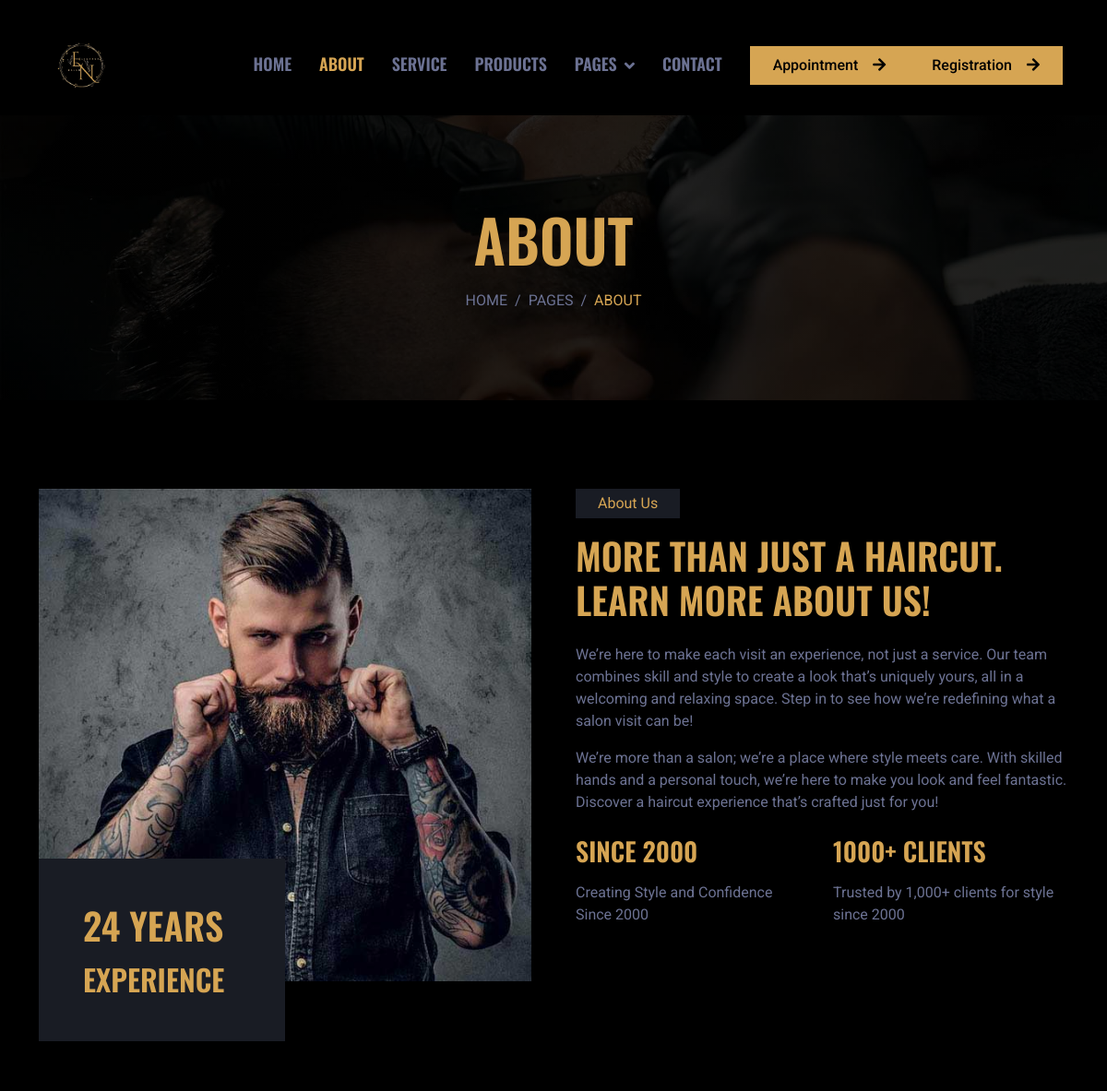
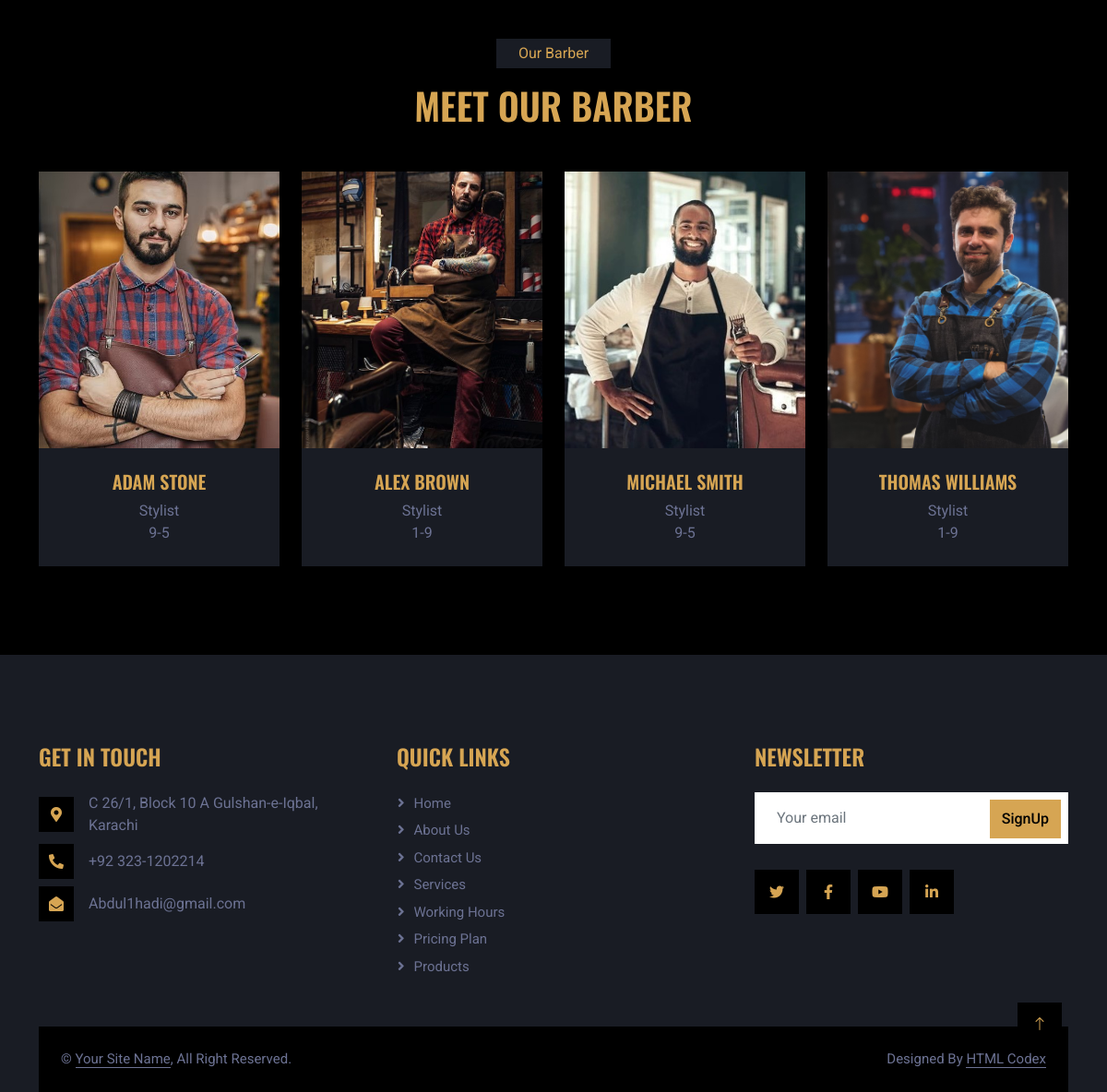
Page /about.php on the committed database (2 pictures, top to bottom).
### tables this page shows
CREATE TABLE `about` (
  `id` int(11) NOT NULL,
  `Image` varchar(255) DEFAULT NULL,
  `Years` varchar(255) DEFAULT NULL,
  `Add_Tittle_1` varchar(255) DEFAULT NULL,
  `Add_Tittle_2` varchar(255) DEFAULT NULL,
  `Add_Tittle_3` varchar(255) DEFAULT NULL,
  `Experience` varchar(255) DEFAULT NULL
);

### about.php (the view, shortened to what this page needs)
<?php
include 'config.php'
?>
<!DOCTYPE html>
<html lang="en">
<head>
  <link href="https://cdnjs.cloudflare.com/ajax/libs/font-awesome/5.10.0/css/all.min.css" rel="stylesheet">
  <link href="https://cdn.jsdelivr.net/npm/bootstrap-icons@1.4.1/font/bootstrap-icons.css" rel="stylesheet">
  <link href="lib/animate/animate.min.css" rel="stylesheet">
  <link href="lib/owlcarousel/assets/owl.carousel.min.css" rel="stylesheet">
  <link href="css/bootstrap.min.css" rel="stylesheet">
  <link href="css/style.css" rel="stylesheet">
</head>
<body>
  <nav
    class="navbar navbar-expand-lg navbar-dark sticky-top py-lg-0 px-lg-5 wow fadeIn"
    data-wow-delay="0.1s">
    <a href="index.php" class="navbar-brand ms-4 ms-lg-0">
      <h1 class="mb-0 text-uppercase">
        <img
          src="img/bgremove.png"
          style="width: 80px; background-color: black"
          alt="Logo" />
      </h1>
    </a>
    <div class="collapse navbar-collapse" id="navbarCollapse">
      <div class="navbar-nav ms-auto p-4 p-lg-0">
        <a href="index.php" class="nav-item nav-link ">Home</a>
        <a href="about.php" class="nav-item nav-link active">About</a>
        <a href="service.php" class="nav-item nav-link">Service</a>
        <a href="products.php" class="nav-item nav-link ">Products</a>
        <div class="nav-item dropdown">
          <a href="#" class="nav-link dropdown-toggle " data-bs-toggle="dropdown">Pages</a>
        </div>
        <a href="contact.php" class="nav-item nav-link">Contact</a>
      </div>
      <a href="appointment/appointment.php" class="btn rounded-0 py-2 px-lg-4 d-none d-lg-block mr-2">Appointment<i class="fa fa-arrow-right ms-3"></i></a>
    </div>
    <?php if (isset($_SESSION['username'])): ?>
      <div class="nav-item dropdown">
        <a
          href="#"
          class="nav-link dropdown-toggle"
          data-bs-toggle="dropdown">
          <?php echo htmlspecialchars($_SESSION['username']); ?>
        </a>
        <div class="dropdown-menu dropdown-menu-end">
          <a href="show_profile/show_profile.php" class="dropdown-item">Profile</a>
          <a href="registration/logout.php" class="dropdown-item">Logout</a>
        </div>
      </div>
    <?php else: ?>
      <a href="registration/signup.php" class="btn rounded-0 py-2 px-lg-4 d-none d-lg-block">Registration<i class="fa fa-arrow-right ms-3"></i></a>
    <?php endif; ?>
  </nav>
  <div class="container-fluid page-header py-5 mb-5 wow fadeIn" data-wow-delay="0.1s">
    <div class="container text-center py-5">
      <h1 class="display-3  text-uppercase mb-3 animated slideInDown">About</h1>
      <nav aria-label="breadcrumb animated slideInDown">
        <ol class="breadcrumb justify-content-center text-uppercase mb-0">
          <li class="breadcrumb-item"><a style="color: #6C7293;" href="#">Home</a></li>
          <li class="breadcrumb-item"><a style="color: #6C7293;" href="#">Pages</a></li>
          <li style="color: #d6a553;" class="breadcrumb-item  active" aria-current="page">About</li>
        </ol>
      </nav>
    </div>
  </div>
  <div class="container-xxl py-5">
    <div class="container">
      <div class="row g-5">
        <?php
        $sqli = "SELECT * FROM `about`";
        $val = mysqli_query($conn, $sqli);
        while ($row = mysqli_fetch_assoc($val)) {
        ?>
          <div class="col-lg-6 wow fadeIn" data-wow-delay="0.1s">
            <div class="d-flex flex-column">
              <img src="<?php echo "../project/p_imgs/" . $row['Image']; ?>" class="card-img-top" alt="Product Image">
              <div class="w-50 bg-secondary p-5" style="margin-top: -25%">
                <h1 class="text-uppercase  mb-3"><?php echo $row['Years'] ?></h1>
                <h2 class="text-uppercase mb-0"><?php echo $row['Experience'] ?></h2>
              </div>
            </div>
          </div>
          <div class="col-lg-6 wow fadeIn" data-wow-delay="0.5s">
            <p class="d-inline-block bg-secondary  py-1 px-4">
              About Us
            </p>
            <h1 class="text-uppercase mb-4">
              <?php echo $row['Add_Tittle_1'] ?>
            </h1>
            <p id="para">
              We’re here to make each visit an experience, not just a service. Our team combines skill and style to create a look that’s uniquely yours, all in a welcoming and relaxing space. Step in to see how we’re redefining what a salon visit can be!
            </p>
            <p id="para" class="mb-4">
              We’re more than a salon; we’re a place where style meets care. With skilled hands and a personal touch, we’re here to make you look and feel fantastic. Discover a haircut experience that’s crafted just for you!
            </p>
            <div class="row g-4">
              <div class="col-md-6">
                <h3 class="text-uppercase mb-3"><?php echo $row['Add_Tittle_2'] ?></h3>
                <p id="para" class="mb-0">
                  Creating Style and Confidence Since 2000
                </p>
              </div>
              <div class="col-md-6">
                <h3 class="text-uppercase mb-3"><?php echo $row['Add_Tittle_3'] ?></h3>
                <p id="para" class="mb-0">
                  Trusted by 1,000+ clients for style since 2000
                </p>
              </div>
            </div>
          </div>
        <?php
        } ?>
      </div>
    </div>
  </div>
  <div class="container-xxl py-5">
    <div class="container">
      <div
        class="text-center mx-auto mb-5 wow fadeInUp"
        data-wow-delay="0.1s"
        style="max-width: 600px">
        <p class="d-inline-block bg-secondary py-1 px-4">Our Barber</p>
        <h1 class="text-uppercase">Meet Our Barber</h1>
      </div>
      <div class="row g-4">
        <?php
        $sqli = "SELECT * FROM `our-team`";
        $val = mysqli_query($conn, $sqli);
        if (mysqli_num_rows($val) > 0) {
          while ($row = mysqli_fetch_assoc($val)) {
        ?>
            <div class="col-lg-3 col-md-6 wow fadeInUp">
              <div class="team-item">
                <div class="team-img position-relative overflow-hidden" style="width: 100%; height: 300px;">
                </div>
                <div class="bg-secondary text-center p-4">
                  <h5 class="text-uppercase"><?php echo $row['persom_name']; ?></h5>
                  <span style="color:#6C7293"><?php echo $row['profession']; ?></span><br>
                  <span style="color:#6C7293"><?php echo $row['shifts']; ?></span>
                </div>
              </div>
            </div>
        <?php
          }
        } else {
          echo "<p>No team members found.</p>";
        }
        ?>
      </div>
    </div>
  </div>
  <div
    class="container-fluid bg-secondary text-light footer mt-5 pt-5 wow fadeIn"
    data-wow-delay="0.1s">
    <div class="container py-5">
      <div class="row g-5">
        <div class="col-lg-4 col-md-6">
          <h4 class="text-uppercase mb-4">Get In Touch</h4>
          <div class="d-flex align-items-center mb-2">
            <div id="icon" class="btn-square  flex-shrink-0 me-3">
              <span class="fa fa-map-marker-alt"></span>
            </div>
            <span id="con">C 26/1, Block 10 A Gulshan-e-Iqbal, Karachi</span>
          </div>
          <div class="d-flex align-items-center mb-2">
            <div id="icon" class="btn-square  flex-shrink-0 me-3">
              <span class="fa fa-phone-alt"></span>
            </div>
            <span id="con">+92 323-1202214</span>
          </div>
          <div class="d-flex align-items-center">
            <div id="icon" class="btn-square  flex-shrink-0 me-3">
              <span class="fa fa-envelope-open"></span>
            </div>
            <span id="con">Abdul1hadi@gmail.com</span>
          </div>
        </div>
        <div class="col-lg-4 col-md-6">
          <h4 class="text-uppercase mb-4">Quick Links</h4>
          <a class="btn btn-link" href="index.php">Home </a>
          <a class="btn btn-link" href="about.php">About Us</a>
          <a class="btn btn-link" href="contact.php">Contact Us</a>
          <a class="btn btn-link" href="service.php">Services</a>
          <a class="btn btn-link" href="open.php">Working Hours</a>
          <a class="btn btn-link" href="price.php">pricing plan</a>
          <a class="btn btn-link" href="products.php">products</a>
        </div>
        <div class="col-lg-4 col-md-6">
          <h4 class="text-uppercase mb-4">Newsletter</h4>
          <div class="position-relative mb-4">
            <input
              class="form-control border-0 w-100 py-3 ps-4 pe-5"
              type="text"
              placeholder="Your email" />
            <button
              type="button"
              class="btn py-2 position-absolute top-0 end-0 mt-2 me-2">
              SignUp
            </button>
          </div>
          <div class="d-flex pt-1 m-n1">
            <a id="icon" class="btn btn-lg-square btn-dark m-1" href=""><i class="fab fa-twitter"></i></a>
            <a id="icon" class="btn btn-lg-square btn-dark m-1" href=""><i class="fab fa-facebook-f"></i></a>
            <a id="icon" class="btn btn-lg-square btn-dark m-1" href=""><i class="fab fa-youtube"></i></a>
            <a id="icon" class="btn btn-lg-square btn-dark m-1" href=""><i class="fab fa-linkedin-in"></i></a>
          </div>
        </div>
      </div>
    </div>
    <div class="container">
      <div class="copyright">
        <div class="row">
          <div class="col-md-6 text-center text-md-start mb-3 mb-md-0">
            &copy; <a class="border-bottom" href="#">Your Site Name</a>, All
            Right Reserved.
          </div>
          <div class="col-md-6 text-center text-md-end">
            Designed By
            <a class="border-bottom" href="https://htmlcodex.com">HTML Codex</a>
          </div>
        </div>
      </div>
    </div>
  </div>
  <a href="#" class="btn btn-lg-square back-to-top bg-dark m-1"><i style="color: #d6a553 " class="bi bi-arrow-up"></i></a>
</body>
</html>

### css/style.css (style rules this page uses)
body { background-color: black; color: #d6a553; }
.navbar { background-color: black; }
.navbar .nav-link { color: #d6a553; }
.footer a { color: #d6a553; text-decoration: none; background-color: transparent; transition: color 0.3s; }
.footer .btn-square { transition: color 0.3s; }
.navbar-brand img { max-width: 100%; height: auto; }
.btn { background-color: #d6a553; color: black; }
.btn-square { background-color: transparent; color: #d6a553; }
#icon { background-color: black; }
#para { color: #6C7293; }
:root { --primary:#d6a553 ; --secondary: #191C24; --light: #6C7293; --dark: #000000; }
.back-to-top { position: fixed; display: none; right: 45px; bottom: 45px; z-index: 99; }
.btn { font-weight: 500; transition: .5s; }
.btn-square { width: 38px; height: 38px; }
.btn-lg-square { width: 48px; height: 48px; }
.btn-square, .btn-sm-square, .btn-lg-square { padding: 0; display: flex; align-items: center; justify-content: center; font-weight: normal; }
.navbar .dropdown-toggle::after { border: none; content: "\f107"; font-family: "Font Awesome 5 Free"; font-weight: 900; vertical-align: middle; margin-left: 8px; }
.navbar .navbar-nav .nav-link { margin-right: 30px; padding: 40px 0; color: var(--light); font-family: 'Oswald', sans-serif; font-size: 18px; font-weight: 600; text-transform: uppercase; outline: none; }
h3,h4,h5,h6 { color:#d6a553; }
h1 { color: #d6a553; }
h2 { color: #d6a553; }
.navbar .navbar-nav .nav-link:hover, .navbar .navbar-nav .nav-link.active { color: var(--primary); }
.navbar.sticky-top { top: -100px; transition: .5s; }
.page-header { background: linear-gradient(rgba(0, 0, 0, .85), rgba(0, 0, 0, .85)), url(../img/carousel-1.jpg) center center no-repeat; background-size: cover; }
.breadcrumb-item + .breadcrumb-item::before { color: var(--light); }
.team-item .team-img::before, .team-item .team-img::after { position: absolute; content: ""; width: 0; height: 100%; top: 0; left: 0; background: rgba(0, 0, 0, .85); transition: .5s; }
.team-item .team-img::after { left: auto; right: 0; }
.footer .btn.btn-link { display: block; margin-bottom: 5px; padding: 0; text-align: left; color: var(--light); font-size: 15px; font-weight: normal; text-transform: capitalize; transition: .3s; }
.footer .btn.btn-link::before { position: relative; content: "\f105"; font-family: "Font Awesome 5 Free"; font-weight: 900; margin-right: 10px; }
.footer .copyright { padding: 1.5rem; font-size: 15px; background: var(--dark); }
.footer .copyright a { color: var(--light); }

### rows in the picture
about: Image (picture), Years "24 YEARS", Experience "EXPERIENCE", Add_Tittle_1 "MORE THAN JUST A HAIRCUT. LEARN MORE ABOUT US!", Add_Tittle_2 "SINCE 2000", Add_Tittle_3 "1000+ CLIENTS"
our-team: persom_name "ADAM STONE", profession "Stylist", shifts "9-5"
our-team: persom_name "ALEX BROWN", profession "Stylist", shifts "1-9"
our-team: persom_name "MICHAEL SMITH", profession "Stylist", shifts "9-5"
our-team: persom_name "THOMAS WILLIAMS", profession "Stylist", shifts "1-9"
